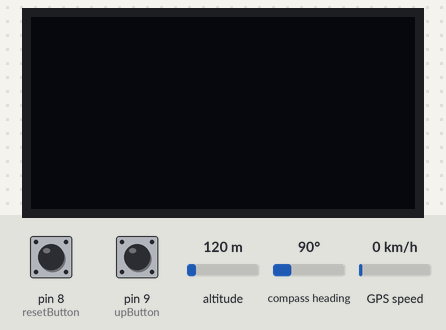
Simulated run of this sketch. Board: Arduino Uno, built with avr-gcc and run on an emulated ATmega328P. Parts: 128×64 one-colour display. Inputs (shaded band) come from the test bench; at power-on: pin 9 (upButton) LOW, pin 8 (resetButton) LOW, altitude 120 m, compass heading 90°, GPS speed 0 km/h. The GPS gets a fix after 3 s at 37.7749, -122.4194 with 8 satellites; the modem accepts every AT command (registered, SIM ready, sends succeed) and sends nothing else.

Above: at 1.2 s.
1.3 s: pin 9 (upButton) pulled HIGH for 1 s
At 2.9 s:
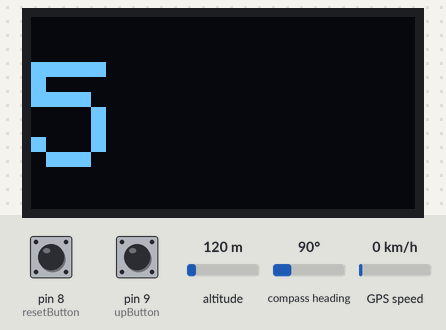
3.9 s: pin 8 (resetButton) pulled HIGH for 0.15 s
At 4.3 s:
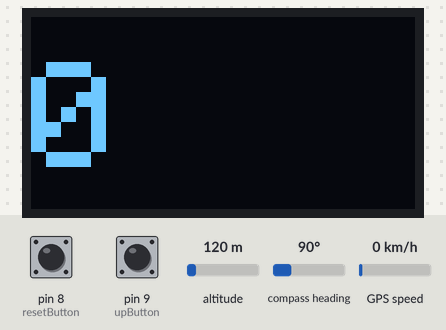
5.5 s: pin 9 (upButton) pulled HIGH for 3.2 s
At 9.7 s:
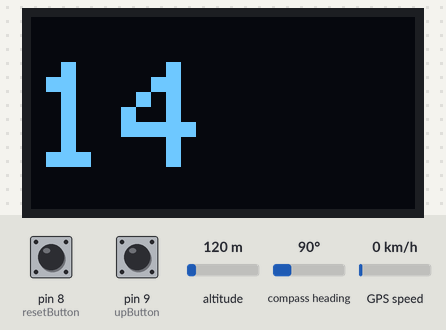
10.2 s: pin 8 (resetButton) driven HIGH and pin 9 (upButton) driven HIGH
At 13.6 s:
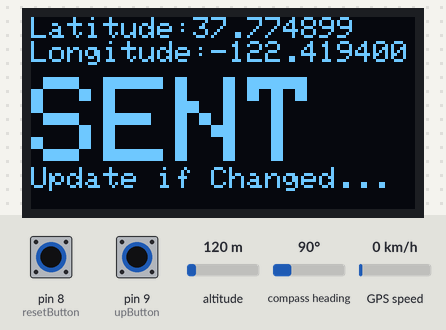
14.3 s: pin 8 (resetButton) driven LOW
At 17.82 s:
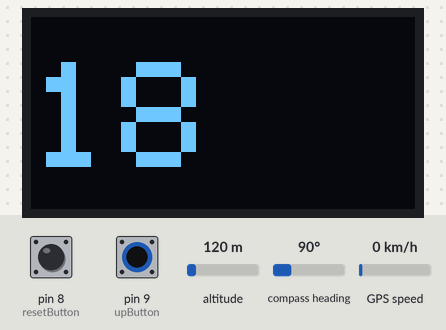
18.4 s: pin 8 (resetButton) driven HIGH
At 22.4 s:
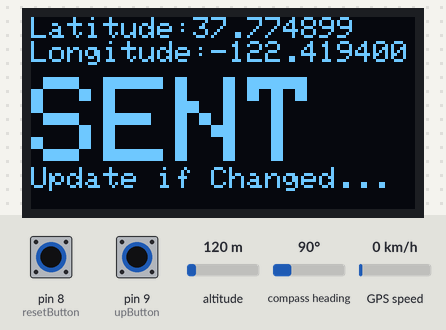
Timing chart, 0 to 23.5 s (numbered marks = the images above; inputs shaded):
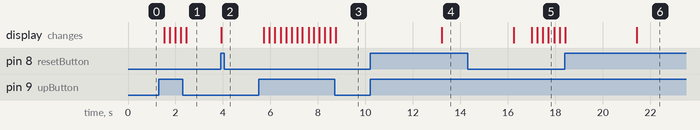

The sketch:

new_main_code.ino
```cpp
// List of Libraries included in the skecth

#include <TinyGPS++.h>
#include <SoftwareSerial.h>
#include <Adafruit_SSD1306.h>

// list of variable used
int upButton = 9;
int resetButton = 8;
int count = 0;
String latitude, longitude;
static const int RXPin = 4, TXPin = 5;
static const uint32_t GPSBaud = 9600;

// instance for controlling Oled and GPS Module
Adafruit_SSD1306 display(128, 64);
TinyGPSPlus gps;
SoftwareSerial gpserial(RXPin, TXPin);
SoftwareSerial sim800l(3, 2);


void setup() {
  //Serial.begin(9600);
  pinMode(upButton, INPUT);
  pinMode(resetButton, INPUT);
  display.begin(SSD1306_SWITCHCAPVCC, 0x3C, 4);
  gpserial.begin(GPSBaud);
  sim800l.begin(9600);
}
void loop() {
  // This sketch displays information every time a new sentence is correctly encoded on the GPS Module.
  gpserial.listen();
  while (gpserial.available() > 0)
    if (gps.encode(gpserial.read()))
      get_GPS_Data();
  Operation();
}
void myMessage() {
  display.clearDisplay();
  display.setTextSize(1);
  display.setTextColor(WHITE);
  display.setCursor(0, 0);
  display.println("Latitude:" + String(latitude));
  display.println("Longitude:" + String(longitude));

  if (gps.location.isValid()) {
    SendSMS();
    display.setTextSize(4);
    display.setTextColor(WHITE);
    display.setCursor(0, 20);
    display.print(F("SENT"));
  } else {
    display.setTextSize(4);
    display.setTextColor(WHITE);
    display.setCursor(0, 20);
    display.print(F("FAIL"));
  }


  display.setTextSize(1);
  display.setTextColor(WHITE);
  display.setCursor(0, 50);
  display.print(F("Update if Changed..."));
  display.display();
  delay(3000);
  Count();

}
void Count() {
  count = count;
  display.clearDisplay();
  display.setTextSize(5);
  display.setTextColor(WHITE);
  display.setCursor(0, 15);
  display.println(count);
  display.display();
}
void Reset() {
  count = 0;
}
void Operation() {
  if ((digitalRead(resetButton) && digitalRead(upButton)) == HIGH) {
    delay(700);
    myMessage();
    delay(500);
  } else if (digitalRead(upButton) == HIGH) {
    delay(200);
    count = count + 1;
    Count();
  } else if (digitalRead(resetButton) == HIGH) {
    Reset();
    Count();
  } else {
    count = count;
  }
}
void get_GPS_Data() {
  if (gps.location.isValid()) {
    longitude = String(gps.location.lng(), 6);
    latitude = String(gps.location.lat(), 6);
  } else {
    longitude = "xxxxxxx";
    latitude = "xxxxxxxx";
  }
}
void sms_init() {
  sim800l.listen();
  //Serial.println(F("Sending SMS..."));               //Show this message on serial monitor
  sim800l.print(F("AT+CMGF=1\r"));                   //Set the module to SMS mode
  delay(100);
  sim800l.print(F("AT+CMGS=\"Your Number\"\r")); //Your phone number don't forget to include your country code, example +212123456789"
  delay(500);
}
void SendSMS() {
  sms_init();
  sim800l.print(F("I am in danger. "));       //This is the text to send to the phone number, don't make it too long or you have to modify the SoftwareSerial buffer
  sim800l.println(F("Pls track my location."));
  sim800l.print(F("Latitude: "));
  sim800l.println(latitude);
  sim800l.print(F("Longitude: "));
  sim800l.println(longitude);
  sim800l.print(F("Google Map: "));
  sim800l.print(F("https://maps.google.com?q="));
  sim800l.print(latitude);
  sim800l.print(',');
  sim800l.print(longitude);
  // sim800l.print(F(",14z"));
  delay(500);
  sim800l.print((char)26);// (required according to the datasheet)
  delay(500);
  //sim800l.println();
  //Serial.println(F("Text Sent."));
  delay(500);
}
```

Measured:
- after the input at 1.3 s, the display: first changes after 0.23 s (image 1 shows a later state)
- after the input at 3.9 s, the display: changes at once (image 2)
- after the input at 5.5 s, the display: first changes after 0.23 s (image 3 shows a later state)
- after the input at 10.2 s, the display: changes after 3.0 s (image 4)
- after the input at 14.3 s, the display: first differs from a run without the input after 2.7 s (image 5 shows a later state)
